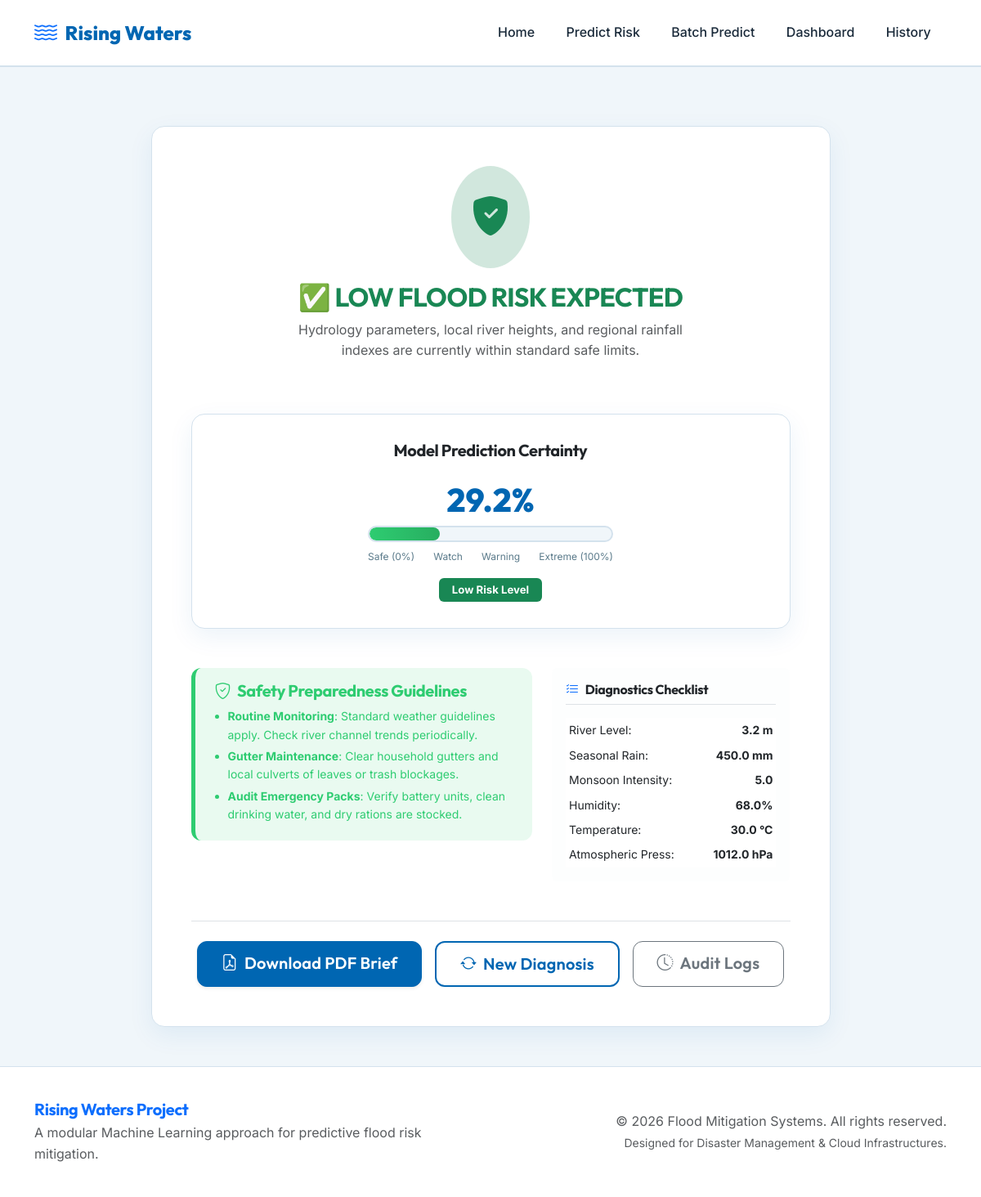
Page /result?record_id=24 on the committed database.
### tables this page shows
CREATE TABLE predictions (
            id INTEGER PRIMARY KEY AUTOINCREMENT,
            timestamp TEXT NOT NULL,
            annual_rainfall REAL,
            cloud_visibility REAL,
            seasonal_rainfall REAL,
            temperature REAL,
            humidity REAL,
            pressure REAL,
            river_level REAL,
            wind_speed REAL,
            monsoon_intensity REAL,
            average_rainfall REAL,
            prediction_label TEXT NOT NULL,
            probability REAL NOT NULL
        );

### app.py (the view)
@app.route("/result")
def result():
    record_id = request.args.get("record_id")
    if not record_id:
        return redirect(url_for("predict"))
    conn = database.get_db_connection()
    cursor = conn.cursor()
    cursor.execute("SELECT * FROM predictions WHERE id = ?", (record_id,))
    record = cursor.fetchone()
    conn.close()
    if not record:
        flash("Record not found.", "warning")
        return redirect(url_for("predict"))
    return render_template("result.html", record=dict(record))

### app.py (called while the page is built)
@app.before_request
def setup_app():
    database.init_db()

### database.py (called while the page is built)
def get_db_connection() -> sqlite3.Connection:
    conn = sqlite3.connect(DB_PATH)
    conn.row_factory = sqlite3.Row
    return conn

def init_db():
    conn = get_db_connection()
    cursor = conn.cursor()
    cursor.execute("""
        CREATE TABLE IF NOT EXISTS predictions (
            id INTEGER PRIMARY KEY AUTOINCREMENT,
            timestamp TEXT NOT NULL,
            annual_rainfall REAL,
            cloud_visibility REAL,
            seasonal_rainfall REAL,
            temperature REAL,
            humidity REAL,
            pressure REAL,
            river_level REAL,
            wind_speed REAL,
            monsoon_intensity REAL,
            average_rainfall REAL,
            prediction_label TEXT NOT NULL,
            probability REAL NOT NULL
        )
    """)
    conn.commit()
    conn.close()
    print("Database initialized successfully.")

### templates/result.html (shortened to what this page needs)
{% extends "base.html" %}
{% block content %}
<section class="py-5">
    <div class="container">
        <div class="row justify-content-center">
            <div class="col-lg-10 col-xl-9">
                <div class="card custom-card p-4 p-md-5 animate__animated animate__fadeInUp">
                    {% set is_flood = "No" not in record.prediction_label %}
                    {% set prob_percent = (record.probability * 100) | round(1) %}
                    <div class="text-center mb-5">
                        {% if is_flood %}
                            <div class="d-inline-flex p-4 bg-danger-subtle text-danger rounded-circle mb-3 animate__animated animate__heartBeat animate__infinite">
                                <i class="bi bi-exclamation-triangle-fill" style="font-size: 3rem;"></i>
                            </div>
                            <h2 class="font-heading fw-bold text-danger text-uppercase">⚠ High Flood Risk Expected</h2>
                            <p class="text-muted col-lg-8 mx-auto">WARNING: Current weather parameters and river levels cross safe margins. The machine learning pipeline classifies this state as a flood risk alert.</p>
                        {% else %}
                            <div class="d-inline-flex p-4 bg-success-subtle text-success rounded-circle mb-3 animate-float">
                                <i class="bi bi-shield-fill-check" style="font-size: 3rem;"></i>
                            </div>
                            <h2 class="font-heading fw-bold text-success text-uppercase">✅ Low Flood Risk Expected</h2>
                            <p class="text-muted col-lg-8 mx-auto">Hydrology parameters, local river heights, and regional rainfall indexes are currently within standard safe limits.</p>
                        {% endif %}
                    </div>
                    <div class="flood-gauge-container mb-5">
                        <h5 class="font-heading fw-bold text-center mb-3">Model Prediction Certainty</h5>
                        <div class="flood-gauge">
                            <div class="gauge-value" id="gauge-value">{{ prob_percent }}%</div>
                            <div class="gauge-meter">
                                <div class="gauge-fill {% if record.probability < 0.35 %}safe{% elif record.probability < 0.65 %}warning{% elif record.probability < 0.85 %}danger{% else %}extreme{% endif %}"
                                     id="gauge-fill" style="width: 0%" data-width="{{ prob_percent }}"></div>
                            </div>
                            <div class="gauge-markers">
                                <span>Safe (0%)</span>
                                <span>Watch</span>
                                <span>Warning</span>
                                <span>Extreme (100%)</span>
                            </div>
                            <div class="gauge-label">
                                {% if record.probability < 0.35 %}
                                    <span class="badge bg-success text-white px-3 py-2">Low Risk Level</span>
                                {% elif record.probability < 0.65 %}
                                    <span class="badge bg-warning text-dark px-3 py-2">Moderate Risk Watch</span>
                                {% elif record.probability < 0.85 %}
                                    <span class="badge bg-danger text-white px-3 py-2">High Risk Warning</span>
                                {% else %}
                                    <span class="badge bg-danger text-white px-3 py-2 animate-pulse">Extreme Danger Alert</span>
                                {% endif %}
                            </div>
                        </div>
                    </div>
                    <div class="row g-4 mb-4">
                        <div class="col-md-7">
                            {% if is_flood %}
                                <div class="alert-banner alert-danger">
                                    <h5 class="font-heading fw-bold"><i class="bi bi-shield-exclamation me-2"></i>Emergency Safety Directives</h5>
                                    <ul class="mb-0 ps-3 small">
                                        <li class="mb-1"><strong>Evacuation Preparedness</strong>: Pack valuable documents, emergency kits, and seek shelter at high-elevation designated safety areas.</li>
                                        <li class="mb-1"><strong>Stay Informed</strong>: Monitor local emergency FM channels and weather channels. Do not cross flooded waterways.</li>
                                        <li class="mb-1"><strong>Sandbagging barriers</strong>: Secure lower gateways and check sumps. Cut off main gas and electric connections.</li>
                                    </ul>
                                </div>
                                <div class="card bg-light p-3 border-0">
                                    <h6 class="font-heading fw-bold mb-2 text-danger"><i class="bi bi-telephone-fill me-2"></i>Disaster Helplines</h6>
                                    <table class="table table-sm table-borderless mb-0 small">
                                        <tr><td>Emergency Response Center</td><th class="text-end">108 / 112</th></tr>
                                        <tr><td>Local Rescue Operations</td><th class="text-end">+91-555-0199</th></tr>
                                        <tr><td>Flood Mitigation Helpdesk</td><th class="text-end">+91-555-0200</th></tr>
                                    </table>
                                </div>
                            {% else %}
                                <div class="alert-banner alert-success">
                                    <h5 class="font-heading fw-bold"><i class="bi bi-shield-check me-2"></i>Safety Preparedness Guidelines</h5>
                                    <ul class="mb-0 ps-3 small">
                                        <li class="mb-1"><strong>Routine Monitoring</strong>: Standard weather guidelines apply. Check river channel trends periodically.</li>
                                        <li class="mb-1"><strong>Gutter Maintenance</strong>: Clear household gutters and local culverts of leaves or trash blockages.</li>
                                        <li class="mb-1"><strong>Audit Emergency Packs</strong>: Verify battery units, clean drinking water, and dry rations are stocked.</li>
                                    </ul>
                                </div>
                            {% endif %}
                        </div>
                        <div class="col-md-5">
                            <div class="card border border-light border-opacity-10 p-3 bg-light bg-opacity-25 h-100">
                                <h6 class="font-heading fw-bold mb-3 border-bottom pb-2">
                                    <i class="bi bi-list-check text-primary me-2"></i>Diagnostics Checklist
                                </h6>
                                <div class="table-responsive">
                                    <table class="table table-sm table-borderless mb-0 small text-muted">
                                        <tr><td>River Level:</td><td class="text-end text-dark fw-bold">{{ record.river_level }} m</td></tr>
                                        <tr><td>Seasonal Rain:</td><td class="text-end text-dark fw-bold">{{ record.seasonal_rainfall }} mm</td></tr>
                                        <tr><td>Monsoon Intensity:</td><td class="text-end text-dark fw-bold">{{ record.monsoon_intensity }}</td></tr>
                                        <tr><td>Humidity:</td><td class="text-end text-dark fw-bold">{{ record.humidity }}%</td></tr>
                                        <tr><td>Temperature:</td><td class="text-end text-dark fw-bold">{{ record.temperature }} °C</td></tr>
                                        <tr><td>Atmospheric Press:</td><td class="text-end text-dark fw-bold">{{ record.pressure }} hPa</td></tr>
                                    </table>
                                </div>
                            </div>
                        </div>
                    </div>
                    <div class="d-flex flex-column flex-sm-row justify-content-center gap-3 mt-4 pt-4 border-top">
                        <a href="{{ url_for('download_pdf_report', record_id=record.id) }}" class="btn btn-primary btn-lg shadow-sm">
                            <i class="bi bi-file-earmark-pdf me-2"></i>Download PDF Brief
                        </a>
                        <a href="{{ url_for('predict') }}" class="btn btn-outline-primary btn-lg">
                            <i class="bi bi-arrow-repeat me-2"></i>New Diagnosis
                        </a>
                        <a href="{{ url_for('history') }}" class="btn btn-outline-secondary btn-lg">
                            <i class="bi bi-clock-history me-2"></i>Audit Logs
                        </a>
                    </div>
                </div>
            </div>
        </div>
    </div>
</section>
{% endblock %}

### static/css/style.css (style rules this page uses)
:root { --font-heading: 'Outfit', sans-serif; --font-body: 'Inter', sans-serif; --bg-app: #f0f6fa; --bg-card: #ffffff; --text-main: #1a2a3a; --text-muted: #5a7a8a; --primary: #0066b2; --primary-light: #e3f0fa; --primary-dark: #004d8a; --accent: #e85d4a; --accent-warning: #f4a261; --accent-safe: #2ecc71; --accent-water: #3498db; --border: #d4e2ed; --shadow: 0 10px 30px rgba(0, 102, 178, 0.08); --shadow-hover: 0 15px 40px rgba(0, 102, 178, 0.15); --glass-bg: rgba(255, 255, 255, 0.75); --glass-border: rgba(255, 255, 255, 0.5); --risk-low: #2ecc71; --risk-moderate: #f4a261; --risk-high: #e67e22; --risk-extreme: #e74c3c; }
* { margin: 0; padding: 0; box-sizing: border-box; }
body { font-family: var(--font-body); background-color: var(--bg-app); color: var(--text-main); transition: background-color 0.4s ease, color 0.4s ease; min-height: 100vh; display: flex; flex-direction: column; line-height: 1.6; }
h1, h2, h3, h4, h5, h6 { font-family: var(--font-heading); font-weight: 700; letter-spacing: -0.02em; }
a { text-decoration: none; color: var(--primary); transition: color 0.3s ease; }
.custom-card { background: var(--bg-card); border: 1px solid var(--border); border-radius: 16px; box-shadow: var(--shadow); transition: all 0.4s ease; overflow: hidden; }
.btn { border-radius: 12px; padding: 0.7rem 1.8rem; font-weight: 600; font-family: var(--font-heading); transition: all 0.3s ease; letter-spacing: 0.01em; }
.btn-primary { background: var(--primary); border-color: var(--primary); color: white; }
.btn-outline-primary { border: 2px solid var(--primary); color: var(--primary); }
.animate-float { animation: float 3s ease-in-out infinite; }
.flood-gauge-container { background: var(--bg-card); border-radius: 16px; padding: 2rem; border: 1px solid var(--border); box-shadow: var(--shadow); position: relative; overflow: hidden; }
.flood-gauge { width: 100%; max-width: 300px; margin: 0 auto; position: relative; }
.gauge-meter { width: 100%; height: 20px; background: var(--bg-app); border-radius: 20px; overflow: hidden; position: relative; border: 2px solid var(--border); }
.gauge-meter .gauge-fill { height: 100%; border-radius: 20px; transition: width 1.5s cubic-bezier(0.1, 0.8, 0.25, 1); position: relative; }
.gauge-meter .gauge-fill.safe { background: linear-gradient(90deg, #2ecc71, #27ae60); }
.gauge-markers { display: flex; justify-content: space-between; margin-top: 0.5rem; font-size: 0.75rem; color: var(--text-muted); }
.gauge-label { text-align: center; margin-top: 1rem; font-weight: 600; font-size: 1.1rem; }
.gauge-value { font-size: 2.5rem; font-weight: 800; font-family: var(--font-heading); color: var(--primary); text-align: center; }
.alert-banner { padding: 1rem 1.5rem; border-radius: 12px; border-left: 5px solid; margin-bottom: 1.5rem; }
.alert-banner.alert-success { background: rgba(46, 204, 113, 0.1); border-color: var(--accent-safe); color: var(--accent-safe); }
.text-primary { color: var(--primary); }
.text-success { color: var(--accent-safe); }
.text-muted { color: var(--text-muted); }
.gap-3 { gap: 1rem; }

### rows in the picture
predictions: river_level "3.2", seasonal_rainfall "450.0", monsoon_intensity "5.0", humidity "68.0", temperature "30.0", pressure "1012.0"

### other values in the picture
{{ prob_percent }} "29.2"
